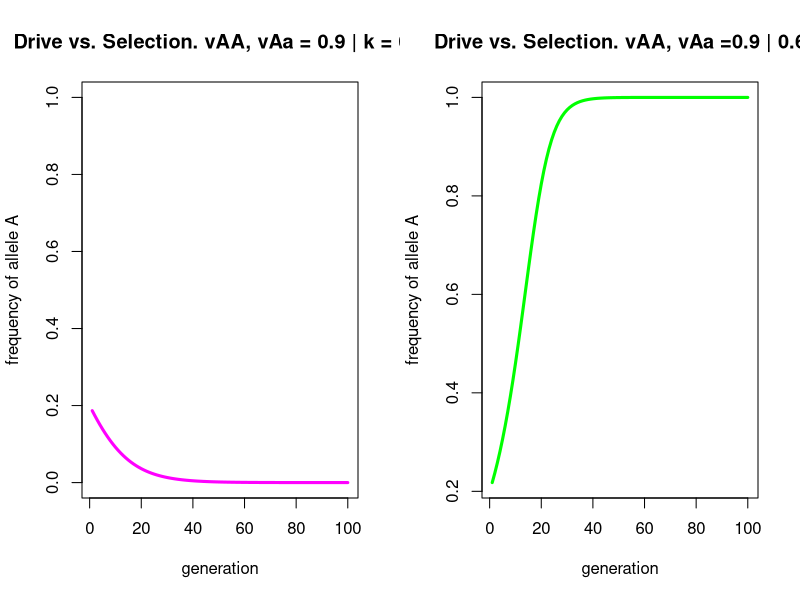

This chart was generated by the following R code:
##This is a modification of the script we used to model
#positive selection in diploids. We make allele A have negative fitness
#effects. We also make it do meiotic drive.

##Initialize populations, set viabilities, set k, the drive parameter
fA <- 0.2 #set a starting freqeuncy for allele A
fa <- 1-fA #set a starting freqeuncy for allele a
##viabilities for diploid selection model
vAA <- 0.9 #make A deleterious
vAa <- 0.9 #A is also completely dominant
vaa <- 1.0
gens = 100 # set how many generations we want to simulate
##meiotic drive
k <- 0.5 #set this to 1/2 for the special case in which there is no drive

##Here's out drive function. In normal meiosis, in heterozygotes each
##allele has an equal chance of making it into a zygote, and then going
#on to be involved in a fertilization event. So if we focus on
#the A allele, it has a 1/2 chance of making it in to a zygote. 
#Here we let A affect that chance, changing it from 1/2 to k.
meiotic.drive <- function(fA, k){
    fa <- 1 - fA
    #get genotype freqs assuming Hardy-Weinberg
    fAA <- fA^2
    fAa <- 2*fA*fa
    faa <- fa^2
    #meiotic drive only kicks in for heterozygotes
    fAprime <- fA + fAa*(k-1/2)
    return(fAprime)
    }

    
##A diploid viability selection function 
viability.selection <- function(vAA, vAa, vaa, fA){
    fa = 1 - fA
    #all the action happens in this one line:
    fAprime <- ((vAA*fA^2) + (vAa*fA*fa)) / ((vAA*fA^2) + (2*vAa*fA*fa) + (vaa*fa^2))
    return(fAprime)
    }


##Now a function that will do 'gens' numbers of rounds of drive and viability selection
evol.dip.viability <- function(fA, gens, vAA, vAa, vaa){
    freqs <- vector(length=gens)
    for (i in 1:gens){
        fA.gametes <- meiotic.drive(fA,k)
        fA.prime <- viability.selection(vAA, vAa, vaa, fA.gametes)
        freqs[i] <- fA.prime
        fA <- fA.prime
        }
    return(freqs)
    }
    
#call the functions we just made and plot the results
par(mfrow=c(1,2))
genX <- evol.dip.viability(fA,gens,vAA,vAa,vaa)
gen <- seq(1,gens,1)
plot(gen, genX, type='l', col='magenta', lwd=3, xlab='generation', ylab='frequency of allele A', main='Drive vs. Selection. vAA, vAa = 0.9 | k = 0.5', ylim=c(0,1))
k <- 0.6
genY <- evol.dip.viability(fA,gens,vAA,vAa,vaa)
plot(gen, genY, type='l', col='green', lwd=3, xlab='generation', ylab='frequency of allele A', main='Drive vs. Selection. vAA, vAa =0.9 | 0.6')
